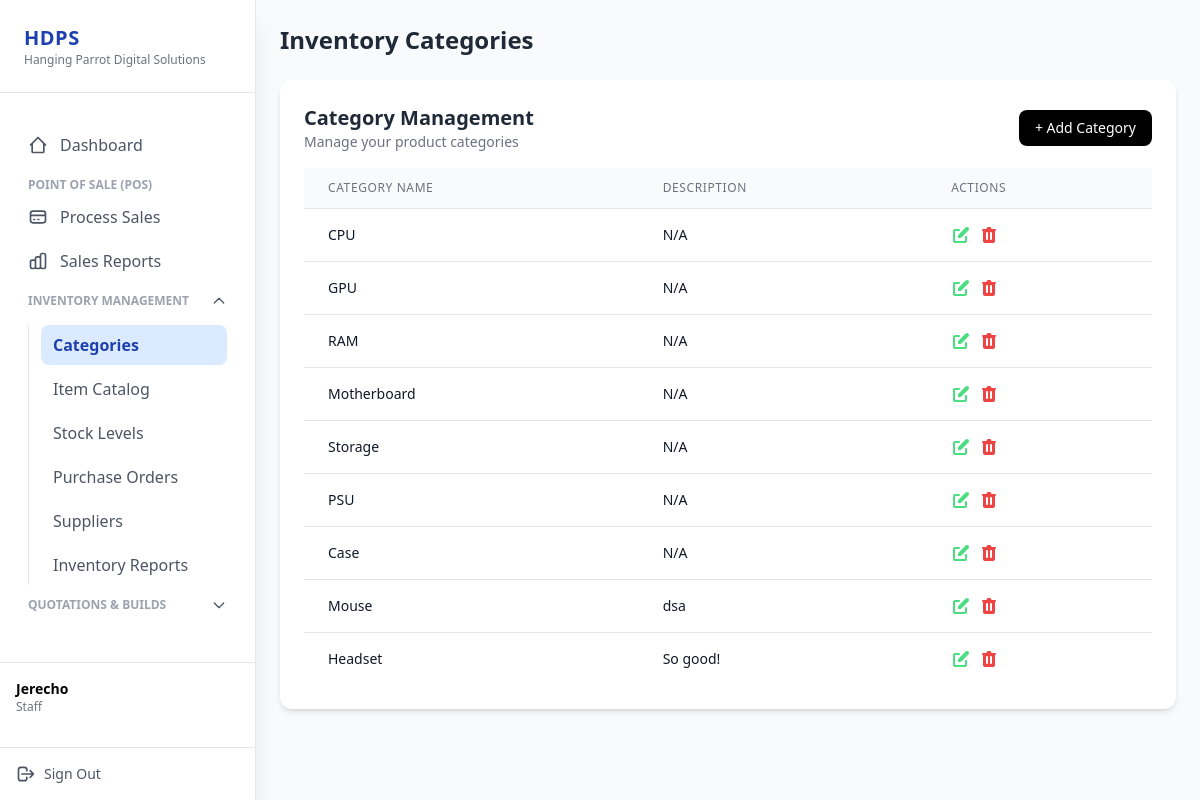
The app's page /categories.php (signed in) with its own data.
### tables this page shows
CREATE TABLE `categories` (
  `category_id` int(11) NOT NULL,
  `category_name` varchar(100) NOT NULL,
  `category_slug` varchar(50) DEFAULT NULL,
  `category_type` enum('pc_part','accessory') NOT NULL DEFAULT 'pc_part',
  `category_description` text NOT NULL,
  `created_at` timestamp NOT NULL DEFAULT current_timestamp(),
  `updated_at` timestamp NOT NULL DEFAULT current_timestamp() ON UPDATE current_timestamp(),
  `supports_quantity` tinyint(1) NOT NULL DEFAULT 0
);

### database/database.php (called while the page is built, shortened)
<?php
class Database
{
    private $serverName = ("mysql:host=localhost;dbname=computer_store");
    private $userName = ("root");
    private $userPass = ("");
    private $fetchDefault = array(PDO::ATTR_DEFAULT_FETCH_MODE => PDO::FETCH_ASSOC);
    public function conn()
    {
        try {
            $this->conn = new PDO(
                $this->serverName,
                $this->userName,
                $this->userPass,
                $this->fetchDefault
            );
            $this->conn->setAttribute(PDO::ATTR_ERRMODE, PDO::ERRMODE_EXCEPTION);
            return $this->conn;
        } catch (PDOException $e) {
            die("Database connection error: " . $e->getMessage());
        }
    }
    public function select_categories()
    {
        $sql = $this->conn()->prepare("SELECT * FROM categories");
        $sql->execute();
        $categories = $sql->fetchAll();
        return $categories;
    }
}
$database = new Database();

### categories.php (the view, shortened to what this page needs)
<?php
include "database/database.php";
$database->create_category();
$database->update_category();
$database->delete_category();
$categories = $database->select_categories();
?>
<head>
    <script src="https://cdn.tailwindcss.com"></script>
</head>
<body class="flex bg-gray-50 min-h-screen">
    <?php include "sidebar.php"; ?>
    <main class="flex-1 ml-0 md:ml-64 p-6">
        <header class="mb-6">
            <h2 class="text-2xl font-bold text-gray-800">Inventory Categories</h2>
        </header>
        <section class="bg-white rounded-xl shadow-md p-6">
            <div class="flex items-center justify-between mb-4">
                <div>
                    <h3 class="text-xl font-bold text-gray-800">Category Management</h3>
                    <p class="text-sm text-gray-500">Manage your product categories</p>
                </div>
                <button id="openAddCategoryModal"
                    class="px-4 py-2 text-sm bg-black text-white rounded-lg hover:bg-gray-800">
                    + Add Category
                </button>
            </div>
            <div class="overflow-x-auto">
                <table class="min-w-full divide-y divide-gray-200">
                    <thead class="bg-gray-50">
                        <tr>
                            <th scope="col"
                                class="px-6 py-3 text-left text-xs font-medium text-gray-500 uppercase tracking-wider">
                                Category Name
                            </th>
                            <th scope="col"
                                class="px-6 py-3 text-left text-xs font-medium text-gray-500 uppercase tracking-wider">
                                Description
                            </th>
                            <th scope="col"
                                class="px-6 py-3 text-left text-xs font-medium text-gray-500 uppercase tracking-wider">
                                Actions
                            </th>
                        </tr>
                    </thead>
                    <tbody class="bg-white divide-y divide-gray-200">
                        <?php foreach ($categories as $cat): ?>
                            <tr>
                                <td class="px-6 py-4 whitespace-nowrap text-sm text-gray-900"><?= $cat['category_name'] ?>
                                </td>
                                <td class="px-6 py-4 whitespace-nowrap text-sm text-gray-900">
                                    <?= $cat['category_description'] ? htmlspecialchars($cat['category_description']) : "N/A" ?>
                                </td>
                                <td class="px-6 py-4 whitespace-nowrap text-sm font-medium">
                                    <div class="flex space-x-2">
                                        <button
                                            class="text-green-400 hover:text-green-600 openEditCategoryModal"
                                            data-id="<?= $cat['category_id'] ?>"
                                            data-name="<?= htmlspecialchars($cat['category_name']) ?>"
                                            data-description="<?= htmlspecialchars($cat['category_description']) ?>"
                                            data-category-type="<?= htmlspecialchars($cat['category_type']) ?>"
                                            data-supports-quantity="<?= (int) $cat['supports_quantity'] ?>">
                                        </button>
                                        <button class="text-red-500 hover:text-red-700 openDeleteCategoryModal"
                                            data-id="<?= $cat['category_id'] ?>"
                                            data-name="<?= htmlspecialchars($cat['category_name']) ?>"
                                            data-description="<?= htmlspecialchars($cat['category_description']) ?>">
                                        </button>
                                    </div>
                                </td>
                            </tr>
                        <?php endforeach; ?>
                    </tbody>
                </table>
            </div>
        </section>
    </main>
</body>

### records on screen
categories: category_name "CPU", category_description "N/A"
categories: category_name "GPU", category_description "N/A"
categories: category_name "RAM", category_description "N/A"
categories: category_name "Motherboard", category_description "N/A"
categories: category_name "Storage", category_description "N/A"
categories: category_name "PSU", category_description "N/A"
categories: category_name "Case", category_description "N/A"
categories: category_name "Mouse", category_description "dsa"
categories: category_name "Headset", category_description "So good!"

### other values on screen
$label "Categories"
$label "Item Catalog"
$label "Stock Levels"
$label "Purchase Orders"
$label "Suppliers"
$label "Inventory Reports"
$username "Jerecho"
$role "Staff"
